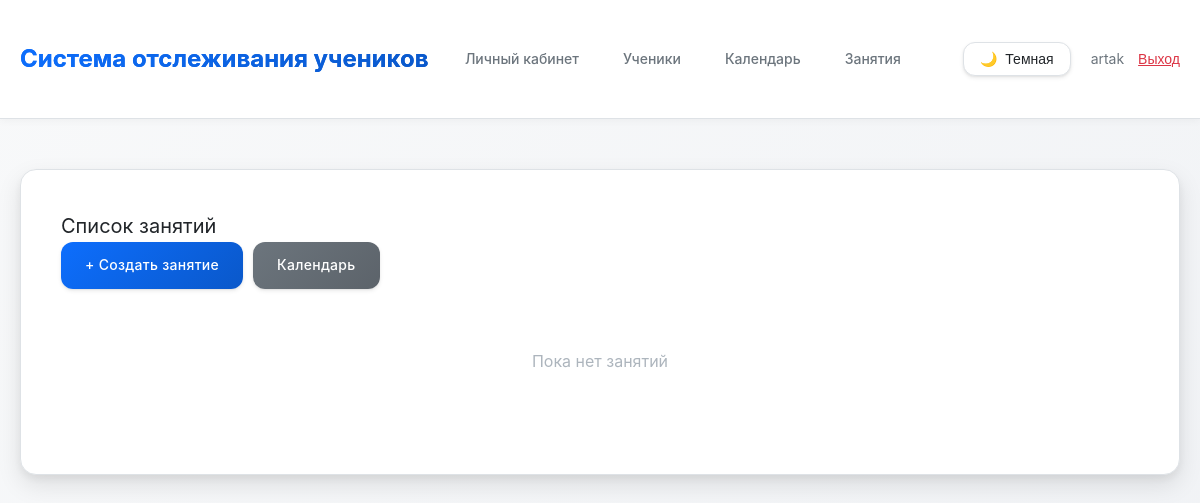
Page /lessons/ (signed in) on the earlier database version.
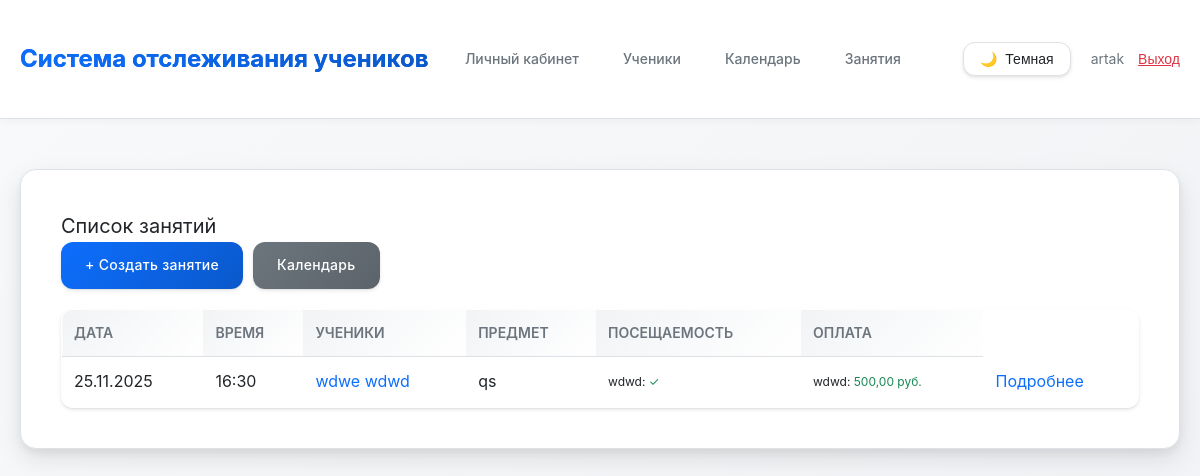
Same page on the later database version.
### main/models.py (models this page shows, shortened)
class Lesson(models.Model):
    tutor = models.ForeignKey(Tutor, on_delete=models.CASCADE, related_name='lessons', verbose_name='Репетитор')
    students = models.ManyToManyField(Student, related_name='lessons', verbose_name='Ученики')
    date = models.DateField(verbose_name='Дата')
    time = models.TimeField(verbose_name='Время')
    duration = models.IntegerField(default=60, validators=[MinValueValidator(1)], verbose_name='Длительность (минуты)')
    lesson_price = models.DecimalField(max_digits=10, decimal_places=2, default=Decimal('0.00'), validators=[MinValueValidator(Decimal('0.00'))], verbose_name='Стоимость занятия (за одного ученика)')
    subject = models.CharField(max_length=200, blank=True, verbose_name='Предмет/Тема')
    notes = models.TextField(blank=True, verbose_name='Заметки')
    created_at = models.DateTimeField(auto_now_add=True, verbose_name='Дата создания')
    updated_at = models.DateTimeField(auto_now=True, verbose_name='Дата обновления')
    class Meta:
        verbose_name = 'Занятие'
        verbose_name_plural = 'Занятия'
        ordering = ['-date', '-time']

class Student(models.Model):
    tutor = models.ForeignKey(Tutor, on_delete=models.CASCADE, related_name='students', verbose_name='Репетитор')
    first_name = models.CharField(max_length=100, verbose_name='Имя')
    last_name = models.CharField(max_length=100, verbose_name='Фамилия')
    phone = models.CharField(max_length=20, blank=True, null=True, verbose_name='Телефон')
    telegram = models.CharField(max_length=20, blank=True, null=True, verbose_name='Телеграм')
    created_at = models.DateTimeField(auto_now_add=True, verbose_name='Дата создания')
    updated_at = models.DateTimeField(auto_now=True, verbose_name='Дата обновления')
    grade = models.CharField(max_length=10, blank=True, null=True, verbose_name='Класс')
    notes = models.TextField(blank=True, verbose_name='Заметки')
    is_active = models.BooleanField(default=True, verbose_name='Активен')
    class Meta:
        verbose_name = 'Ученик'
        verbose_name_plural = 'Ученики'
        ordering = ['last_name', 'first_name']
    def __str__(self):
        return f"{self.last_name} {self.first_name}"

class Attendance(models.Model):
    STATUS_CHOICES = [
        ('present', 'Присутствовал'),
        ('absent', 'Отсутствовал'),
    ]
    lesson = models.ForeignKey(Lesson, on_delete=models.CASCADE, related_name='attendances', verbose_name='Занятие')
    student = models.ForeignKey(Student, on_delete=models.CASCADE, related_name='attendances', verbose_name='Ученик')
    status = models.CharField(max_length=10, choices=STATUS_CHOICES, default='present', verbose_name='Статус')
    notes = models.TextField(blank=True, verbose_name='Заметки')
    created_at = models.DateTimeField(auto_now_add=True, verbose_name='Дата создания')
    class Meta:
        verbose_name = 'Посещаемость'
        verbose_name_plural = 'Посещаемость'
        unique_together = ['lesson', 'student']
        ordering = ['-lesson__date', '-lesson__time']

class Payment(models.Model):
    PAYMENT_METHOD_CHOICES = [
        ('cash', 'Наличные'),
        ('transfer', 'Перевод'),
    ]
    student = models.ForeignKey(Student, on_delete=models.CASCADE, related_name='payments', verbose_name='Ученик')
    lesson = models.ForeignKey(Lesson, on_delete=models.SET_NULL, null=True, blank=True, related_name='payments', verbose_name='Занятие')
    amount = models.DecimalField(max_digits=10, decimal_places=2, validators=[MinValueValidator(Decimal('0.01'))], verbose_name='Сумма')
    payment_date = models.DateField(verbose_name='Дата оплаты')
    payment_method = models.CharField(max_length=20, choices=PAYMENT_METHOD_CHOICES, default='cash', verbose_name='Способ оплаты')
    notes = models.TextField(blank=True, verbose_name='Заметки')
    created_at = models.DateTimeField(auto_now_add=True, verbose_name='Дата создания')
    class Meta:
        verbose_name = 'Оплата'
        verbose_name_plural = 'Оплаты'
        ordering = ['-payment_date', '-created_at']

### main/views.py (the view)
# urls.py: path('lessons/', views.lesson_list, name='lesson_list'),
@login_required
def lesson_list(request):
    tutor = get_tutor(request)
    if not tutor:
        messages.error(request, 'Профиль репетитора не найден.')
        return redirect('dashboard')
    lessons = Lesson.objects.filter(tutor=tutor).order_by('-date', '-time')
    return render(request, 'main/lesson_list.html', {'lessons': lessons})

### main/views.py (called while the page is built)
def get_tutor(request):
    if request.user.is_authenticated:
        try:
            return request.user.tutor
        except Tutor.DoesNotExist:
            return None
    return None

### main/templates/main/lesson_list.html (shortened to what this page needs)
{% extends 'main/base.html' %}
{% block content %}
<div class="page-header">
    <h2 style="font-weight: 400; font-size: 20px; margin: 0;">Список занятий</h2>
    <div style="display: flex; gap: 10px; flex-wrap: wrap;">
        <a href="{% url 'lesson_create' %}" class="btn">+ Создать занятие</a>
        <a href="{% url 'calendar' %}" class="btn btn-secondary">Календарь</a>
    </div>
</div>
{% if lessons %}
    <div class="table-responsive">
    <table>
        <thead>
            <tr>
                <th>Дата</th>
                <th>Время</th>
                <th>Ученики</th>
                <th class="table-mobile-hide">Предмет</th>
                <th>Посещаемость</th>
                <th class="table-mobile-hide">Оплата</th>
            </tr>
        </thead>
        <tbody>
            {% for lesson in lessons %}
            <tr>
                <td>{{ lesson.date|date:"d.m.Y" }}</td>
                <td>{{ lesson.time|time:"H:i" }}</td>
                <td>
                    {% for student in lesson.students.all %}
                        <a href="{% url 'student_detail' student.pk %}">{{ student }}</a>{% if not forloop.last %}, {% endif %}
                    {% endfor %}
                </td>
                <td class="table-mobile-hide">{{ lesson.subject|default:"—" }}</td>
                <td>
                    {% with attendances=lesson.attendances.all %}
                        {% if attendances %}
                            {% for attendance in attendances %}
                                <div style="font-size: 12px;">
                                    {{ attendance.student.first_name }}:
                                    {% if attendance.status == 'present' %}
                                        <span class="status-success">✓</span>
                                    {% else %}
                                        <span class="status-error">✗</span>
                                    {% endif %}
                                </div>
                            {% endfor %}
                        {% else %}
                            <span style="color: var(--text-muted);">Не отмечено</span>
                        {% endif %}
                    {% endwith %}
                </td>
                <td class="table-mobile-hide">
                    {% with payments=lesson.payments.all %}
                        {% if payments %}
                            {% for payment in payments %}
                                <div style="font-size: 12px;">
                                    {{ payment.student.first_name }}:
                                    <span class="status-success">{{ payment.amount }} руб.</span>
                                </div>
                            {% endfor %}
                        {% else %}
                            <span style="color: var(--text-muted);">Не оплачено</span>
                        {% endif %}
                    {% endwith %}
                </td>
                <td><a href="{% url 'lesson_detail' lesson.pk %}">Подробнее</a></td>
            </tr>
            {% endfor %}
        </tbody>
    </table>
    </div>
{% else %}
    <div class="empty-state">
        <p>Пока нет занятий</p>
    </div>
{% endif %}
{% endblock %}

Differences in the rows shown:
added Lesson: date "25.11.2025", time "16:30", subject "qs"
added Student: last_name+first_name "wdwe wdwd"
added Attendance: student.first_name "wdwd"
added Payment: student.first_name "wdwd", amount "500,00"
Other differences:
text no longer shown: "Пока нет занятий"
text now shown: "ДАТА ВРЕМЯ УЧЕНИКИ ПРЕДМЕТ ПОСЕЩАЕМОСТЬ ОПЛАТА"
